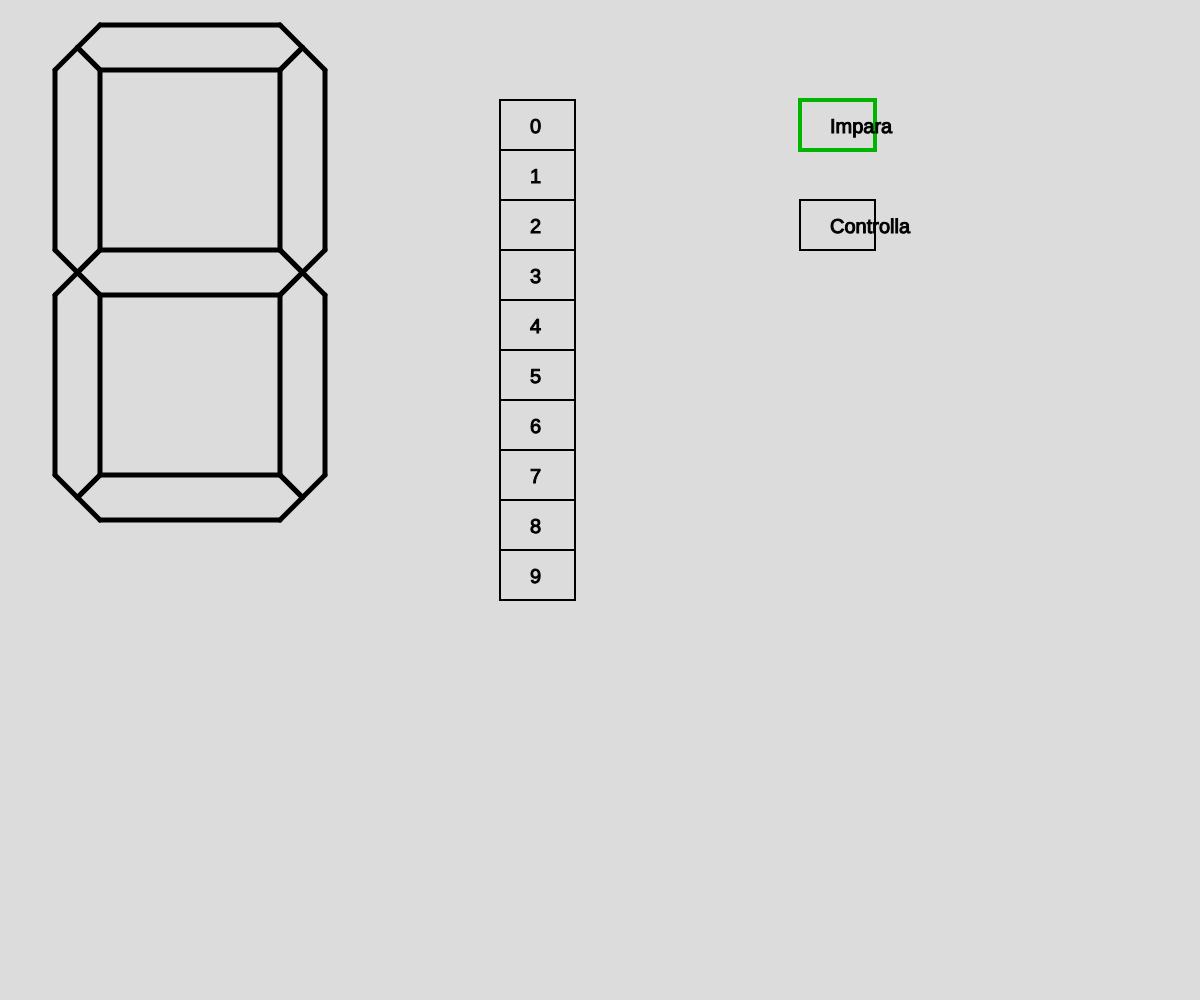
Frame 1 (no input)
Frame 60 (no input): identical to frame 1, image omitted
Frame 120 (the mouse pressed at the canvas centre since frame 60): identical to frame 1, image omitted

The p5.js sketch that drew this single still picture (run headless with seeded random() and noise() and a simulated clock; from frame 60 on, the mouse is pressed at the canvas centre):

// p5.js sketch
// ── sketch.js
// Title: "digits"
// Created: gio 1 ott 2026, 21:36:01, CEST

// TODO:
// - make the angle 45 degrees
// - draw vertical stick (in the comment)
// - fix small visual problem: the sticks should have the same dimension when selected and not
// - se il numero e' sbagliato ma esiste, farlo presente
// - quando schiacci impara vanno deselezionati i segmenti e il numero
// - indicatori spaziali

const STICK_WIDTH = 180
const STICK_HEIGHT = 45
const IS_VERTICAL = true

function is_mouse_on_rectangle(x, y, w, h) {
    return mouseX >= x
        && mouseX <= x + w
        && mouseY >= y
        && mouseY <= y + h
}

class Stick {

    /*

    (1)-------(2)
    /           \
  (6)           (3)
    \           /
    (5)-------(4)

*/

    constructor(x, y, is_vertical) {
        const w = STICK_WIDTH
        const h = STICK_HEIGHT

        this.is_vertical = is_vertical
        if (is_vertical) {
            this.v1 = createVector(x,       y)
            this.v2 = createVector(x,       y + w)
            this.v3 = createVector(x - h/2, y + w + h/2)
            this.v4 = createVector(x - h,   y + w)
            this.v5 = createVector(x - h,   y)
            this.v6 = createVector(x - h/2, y - h/2)
        } else {
            this.v1 = createVector(x,           y)
            this.v2 = createVector(x + w,       y)
            this.v3 = createVector(x + w + h/2, y + h/2)
            this.v4 = createVector(x + w,       y + h)
            this.v5 = createVector(x,           y + h)
            this.v6 = createVector(x - h/2,     y + h/2)
        }
        this.is_selected = false
    }

    draw() {
        push()
        if (this.is_selected) {
            noStroke()
            fill(0) 

            triangle(this.v1.x, this.v1.y, this.v5.x, this.v5.y, this.v6.x, this.v6.y)
            if (this.is_vertical) {
                rect(this.v5.x, this.v5.y, STICK_HEIGHT, STICK_WIDTH)
            } else {
                rect(this.v1.x, this.v1.y, STICK_WIDTH, STICK_HEIGHT)
            }
            triangle(this.v2.x, this.v2.y, this.v3.x, this.v3.y, this.v4.x, this.v4.y)
        } else {
            strokeWeight(5)

            line(this.v1.x, this.v1.y, this.v2.x, this.v2.y)
            line(this.v2.x, this.v2.y, this.v3.x, this.v3.y)
            line(this.v3.x, this.v3.y, this.v4.x, this.v4.y)
            line(this.v4.x, this.v4.y, this.v5.x, this.v5.y)    
            line(this.v5.x, this.v5.y, this.v6.x, this.v6.y)
            line(this.v6.x, this.v6.y, this.v1.x, this.v1.y)
        }
        pop()
    }

    is_hovered() {
        function is_mouse_on_triangle(x1, y1, x2, y2, x3, y3) {
            const d1 = (mouseX - x2) * (y1 - y2) - (x1 - x2) * (mouseY - y2);
            const d2 = (mouseX - x3) * (y2 - y3) - (x2 - x3) * (mouseY - y3);
            const d3 = (mouseX - x1) * (y3 - y1) - (x3 - x1) * (mouseY - y1);
            const hasNeg = d1 < 0 || d2 < 0 || d3 < 0;
            const hasPos = d1 > 0 || d2 > 0 || d3 > 0;
            return !(hasNeg && hasPos);
        }

        const t1 = is_mouse_on_triangle(this.v1.x, this.v1.y, this.v5.x, this.v5.y, this.v6.x, this.v6.y)
        const t2 = is_mouse_on_triangle(this.v2.x, this.v2.y, this.v3.x, this.v3.y, this.v4.x, this.v4.y)
        let r
        if (this.is_vertical) {
            r  = is_mouse_on_rectangle(this.v5.x, this.v5.y, STICK_HEIGHT, STICK_WIDTH)
        } else {    
            r  = is_mouse_on_rectangle(this.v1.x, this.v1.y, STICK_WIDTH, STICK_HEIGHT)
        }
        return t1 || t2 || r
    }
}

let sticks

function create_sticks_at(x, y) {
    sticks = [
        new Stick(x,                              y,                                !IS_VERTICAL),
        new Stick(x + STICK_WIDTH + STICK_HEIGHT, y + STICK_HEIGHT,                  IS_VERTICAL),
        new Stick(x + STICK_WIDTH + STICK_HEIGHT, y + 2*STICK_HEIGHT + STICK_WIDTH,  IS_VERTICAL),
        new Stick(x,                              y + 10*STICK_HEIGHT,              !IS_VERTICAL),
        new Stick(x,                              y + 2*STICK_HEIGHT + STICK_WIDTH,  IS_VERTICAL),
        new Stick(x,                              y + STICK_HEIGHT,                  IS_VERTICAL),
        new Stick(x,                              y + 5*STICK_HEIGHT,               !IS_VERTICAL)
    ]
}

const numbers = [
    [true,  true,  true,  true,  true,  true,  false],
    [false, true,  true,  false, false, false, false],
    [true,  true,  false, true,  true,  false, true],
    [true,  true,  true,  true,  false, false, true],
    [false, true,  true,  false, false, true,  true],
    [true,  false, true,  true,  false, true,  true],
    [true,  false, true,  true,  true,  true,  true],
    [true,  true,  true,  false, false, false, false],
    [true,  true,  true,  true,  true,  true,  true],
    [true,  true,  true,  true,  false, true,  true],
]

function set_sticks_to(n) {
    for (let i = 0; i < sticks.length; i++) {
        sticks[i].is_selected = numbers[n][i]
    }
}

const BUTTON_WIDTH = 75
const BUTTON_HEIGHT = 50
let number_buttons

function get_selected_number() {
    for (let b of number_buttons) {
        if (b.is_on) return int(b.label)
    }
    return -1
}

let check_button

const RESULT_CORRECT   = 1
const RESULT_INFO      = 0
const RESULT_INCORRECT = -1
let checked_result = {
    text: "",
    value: RESULT_INFO
}

function check() {
    const selected_number = get_selected_number()
    if (selected_number == -1) {
        checked_result.value = RESULT_INFO
        checked_result.text = "Seleziona un numero, imposta i segmenti giusti e controlla di nuovo"
        return
    }
    let ok = true
    for (let i = 0; i < sticks.length; i++) {
        if (sticks[i].is_selected != numbers[selected_number][i]) {
            ok = false
            break
        }
    }
    if (ok) {
        checked_result.value = RESULT_CORRECT
        checked_result.text = `${selected_number}, esatto!`
    } else {
        checked_result.value = RESULT_INCORRECT
        checked_result.text = `No, questo non è ${selected_number}`
    }
}

const MODE_SHOW  = 0
const MODE_CHECK = 1
let mode = MODE_SHOW
let show_mode_button 
let check_mode_button 

class Button {
    constructor(x, y, label) {
        this.x = x
        this.y = y
        this.w = BUTTON_WIDTH
        this.h = BUTTON_HEIGHT
        this.label = label
        this.is_on = false
    }

    is_hovered() { return is_mouse_on_rectangle(this.x, this.y, this.w, this.h) }

    draw() {
        push()
        noFill()

        let stroke_weight = 2
        if (this.is_hovered()) stroke_weight = 6
        if (this.is_on) {
            stroke_weight = 4
            stroke(0, 180, 0)
        }
        strokeWeight(stroke_weight)
        rect(this.x, this.y, this.w, this.h)

        fill(0)
        textSize(20)
        stroke(0)
        strokeWeight(1)
        text(this.label, this.x + this.w/2.5, this.y + this.h/1.5)

        pop()
    }
}

function create_number_buttons() {
    number_buttons = []
    for (let i = 0; i <= 9; i++) {
        number_buttons.push(new Button(500, 100+i*BUTTON_HEIGHT, String(i)))
    }
}

function setup() {
    createCanvas(windowWidth, windowHeight)

    create_sticks_at(100, 25)
    create_number_buttons()

    check_button      = new Button(500, 100+(number_buttons.length+1)*BUTTON_HEIGHT, "Controlla")
    show_mode_button  = new Button(800, 100, "Impara")
    check_mode_button = new Button(800, 200, "Controlla")

    show_mode_button.is_on = true
}

function draw() {
    background(220)

    for (let stick of sticks) {
        stick.draw()
    }

    for (let button of number_buttons) {
        button.draw()
    }

    if (mode == MODE_CHECK) {
        check_button.draw()
    }
    show_mode_button.draw()
    check_mode_button.draw()

    if (mode == MODE_CHECK) {
        if (checked_result.text) {
            push()
            noStroke()
            if (checked_result.value == RESULT_CORRECT) {
                fill(0, 180, 0)
            } else if (checked_result.value == RESULT_INFO) {
                fill(0)
            } else if (checked_result.value == RESULT_INCORRECT) {
                fill(180, 0, 0)
            }
            textSize(50)
            text(checked_result.text, 50, windowHeight-50)
            pop()
        }
    }
}

function mousePressed() {
    if (check_mode_button.is_hovered()) {
        mode = MODE_CHECK
        check_mode_button.is_on = true
        show_mode_button.is_on = false
        checked_result.text = ""
        for (let stick of sticks) {
            stick.is_selected = false
        }
    } else if (show_mode_button.is_hovered()) {
        mode = MODE_SHOW
        show_mode_button.is_on = true
        check_mode_button.is_on = false
    }

    if (mode == MODE_SHOW) {

        for (let button of number_buttons) {
            if (button.is_hovered()) {
                set_sticks_to(int(button.label))
                for (let b of number_buttons)
                    b.is_on = false
                button.is_on = true
            }
        }

    } else if (mode == MODE_CHECK) {

        for (let button of number_buttons) {
            if (button.is_hovered()) {
                checked_result.text = ""
                for (let b of number_buttons)
                    b.is_on = false
                button.is_on = true
            }
        }

        for (let stick of sticks) {
            if (stick.is_hovered()) {
                stick.is_selected = !stick.is_selected
            }
        }

        if (check_button.is_hovered()) {
            check()        
        }

    }

}
